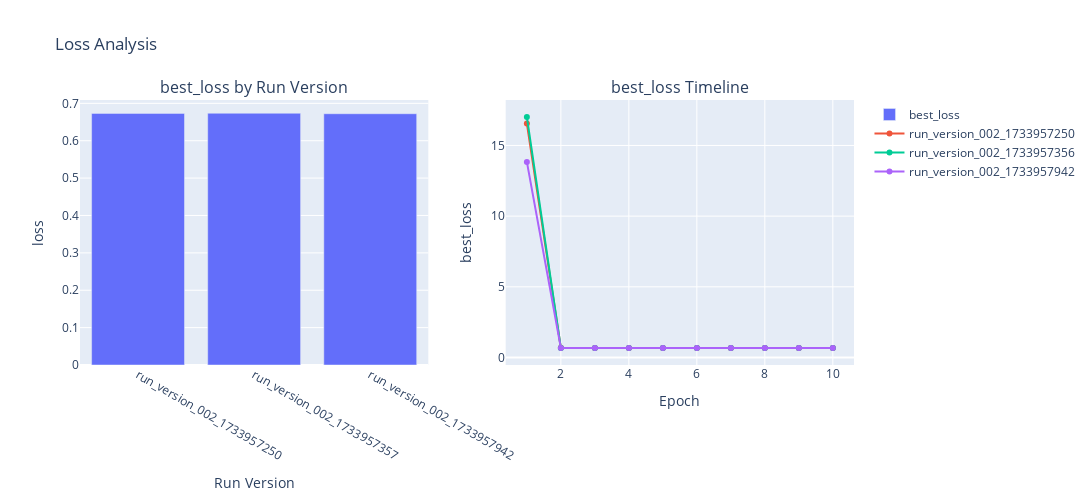

Notebook cell for this chart:
### Code cell
fig_loss = plot_metric_analysis(history, 'loss', metrics, 'best_loss', "Loss Analysis")

### Figure 1 — Plotly figure (JSON) as saved in the notebook; plotly's stock layout.template omitted (floating-point values rounded to 4 significant figures)
{"data": [{"name": "best_loss", "x": ["run_version_002_1733957250", "run_version_002_1733957357", "run_version_002_1733957942"], "y": [0.6731, 0.6735, 0.6722], "type": "bar", "xaxis": "x", "yaxis": "y"}, {"mode": "lines+markers", "name": "run_version_002_1733957250", "x": [1, 2, 3, 4, 5, 6, 7, 8, 9, 10], "y": [16.55, 0.6832, 0.6788, 0.6767, 0.6744, 0.6749, 0.6736, 0.6742, 0.6733, 0.6731], "type": "scatter", "xaxis": "x2", "yaxis": "y2"}, {"mode": "lines+markers", "name": "run_version_002_1733957356", "x": [1, 2, 3, 4, 5, 6, 7, 8, 9, 10], "y": [17.01, 0.6773, 0.6749, 0.6744, 0.6739, 0.6744, 0.6735, 0.6742, 0.6743, 0.674], "type": "scatter", "xaxis": "x2", "yaxis": "y2"}, {"mode": "lines+markers", "name": "run_version_002_1733957942", "x": [1, 2, 3, 4, 5, 6, 7, 8, 9, 10], "y": [13.84, 0.6795, 0.6756, 0.6736, 0.6748, 0.6739, 0.6749, 0.6726, 0.6733, 0.6722], "type": "scatter", "xaxis": "x2", "yaxis": "y2"}], "layout": {"xaxis": {"anchor": "y", "domain": [0.0, 0.45], "title": {"text": "Run Version"}}, "yaxis": {"anchor": "x", "domain": [0.0, 1.0], "title": {"text": "loss"}}, "xaxis2": {"anchor": "y2", "domain": [0.55, 1.0], "title": {"text": "Epoch"}}, "yaxis2": {"anchor": "x2", "domain": [0.0, 1.0], "title": {"text": "best_loss"}}, "annotations": [{"font": {"size": 16}, "showarrow": false, "text": "best_loss by Run Version", "x": 0.225, "xanchor": "center", "xref": "paper", "y": 1.0, "yanchor": "bottom", "yref": "paper"}, {"font": {"size": 16}, "showarrow": false, "text": "best_loss Timeline", "x": 0.775, "xanchor": "center", "xref": "paper", "y": 1.0, "yanchor": "bottom", "yref": "paper"}], "title": {"text": "Loss Analysis"}, "height": 500, "width": 1200, "showlegend": true}}
